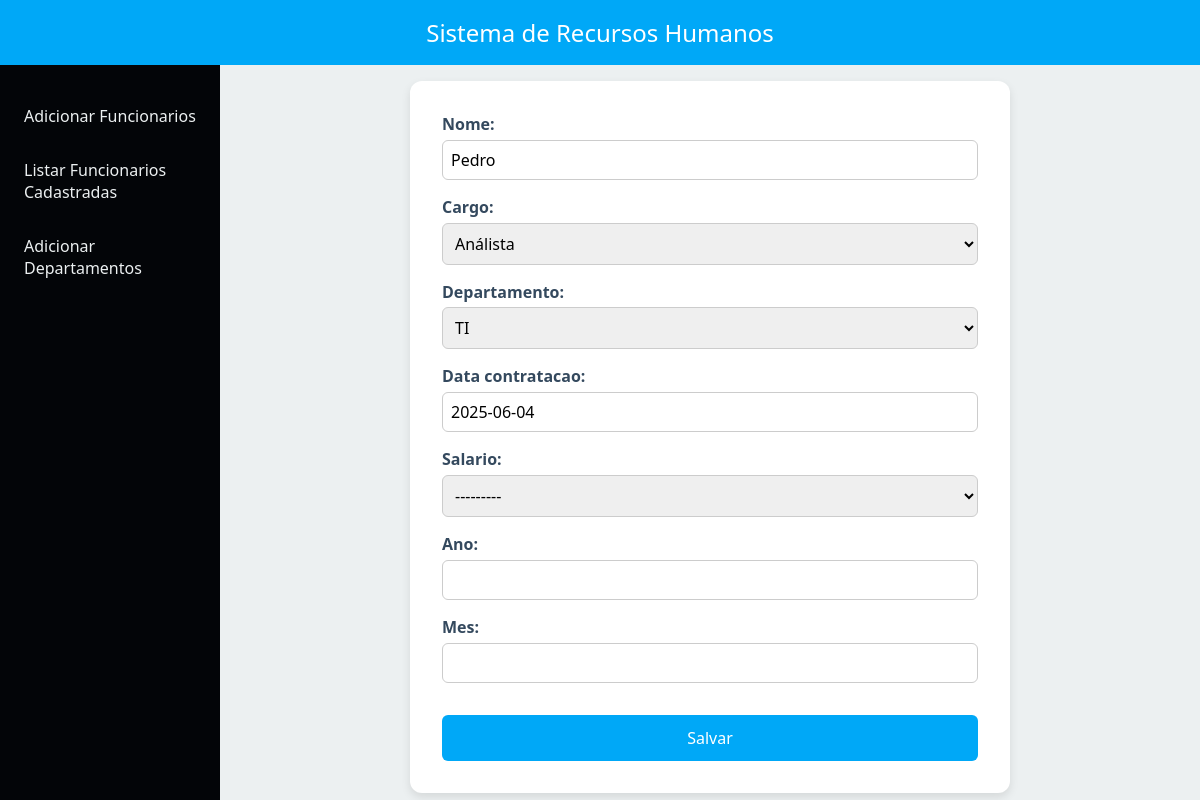
Screenshot of /pessoas/editar/29/ (signed in) with the database file from the repository.
### pessoas/models.py (models this page shows, shortened)
class Pessoa(models.Model):
    nome = models.CharField(max_length=100)
    cargo = models.ForeignKey(Cargo, on_delete=models.CASCADE)
    departamento = models.ForeignKey(Departamento, on_delete=models.CASCADE)
    salario = models.ManyToManyField(Salario, through='PessoaSalario')
    data_contratacao = models.DateField()

class Cargo(models.Model):
    nome = models.CharField(max_length=100)
    def __str__(self):
        return self.nome

class Departamento(models.Model):
    nome =  models.CharField(max_length=100)
    def __str__(self):
        return self.nome

### pessoas/views.py (the view)
# urls.py: path('editar/<int:id>/', views.editar_pessoa, name='editar'),
@permission_required('pessoas.change_pessoa', raise_exception=True)
@login_required
def editar_pessoa(request, id):
    pessoa = get_object_or_404(Pessoa, pk=id)
    if request.method == 'POST':
        form = PessoaForm(request.POST, instance=pessoa)
        if form.is_valid():
            form.save()
            return HttpResponseRedirect('/pessoas/')
    else:
        form = PessoaForm(instance=pessoa)
    return render(request, 'pessoas/form.html', {'form': form})

### pessoas/forms.py
class PessoaForm(forms.ModelForm):
    salario = forms.ModelChoiceField(queryset=Salario.objects.all(), required=True)
    ano = forms.IntegerField(required=True)
    mes = forms.IntegerField(required=True)
    class Meta:
        model = Pessoa
        fields = ['nome', 'cargo', 'departamento', 'data_contratacao']

### salario/models.py (called while the page is built)
    def __str__(self):
        return f'{self.valor} - {self.anos_trabalho} anos de trabalho'

### templates/pessoas/form.html (shortened to what this page needs)
{% extends '_base.html' %}
{% block content %}
<div class="formulario-cadastro">
<form method="post">
  {{ form.as_p }}
  <button type="submit">Salvar</button>
</form>
</div>
{% endblock %}

### templates/_base.html (style rules this page uses)
* { margin: 0; padding: 0; box-sizing: border-box; font-family: 'Segoe UI', sans-serif; }
body { display: flex; flex-direction: column; height: 100vh; }
.formulario-cadastro { background-color: #fff; padding: 2rem; border-radius: 12px; box-shadow: 0 4px 10px rgba(0, 0, 0, 0.1); max-width: 600px; margin: 0 auto; }
.formulario-cadastro form { display: flex; flex-direction: column; }
.formulario-cadastro form p { margin-bottom: 1rem; }
.formulario-cadastro label { font-weight: bold; margin-bottom: 0.3rem; display: block; color: #34495e; }
.formulario-cadastro input, .formulario-cadastro select, .formulario-cadastro textarea { width: 100%; padding: 0.5rem; border: 1px solid #ccc; border-radius: 6px; font-size: 1rem; }
.formulario-cadastro button { margin-top: 1rem; padding: 0.75rem; background-color: #00a8f7; border: none; color: white; font-size: 1rem; border-radius: 6px; cursor: pointer; transition: background-color 0.3s ease; }

### rows the page displays
Pessoa: nome "Pedro", cargo "Análista", departamento "TI", data_contratacao "2025-06-04"
